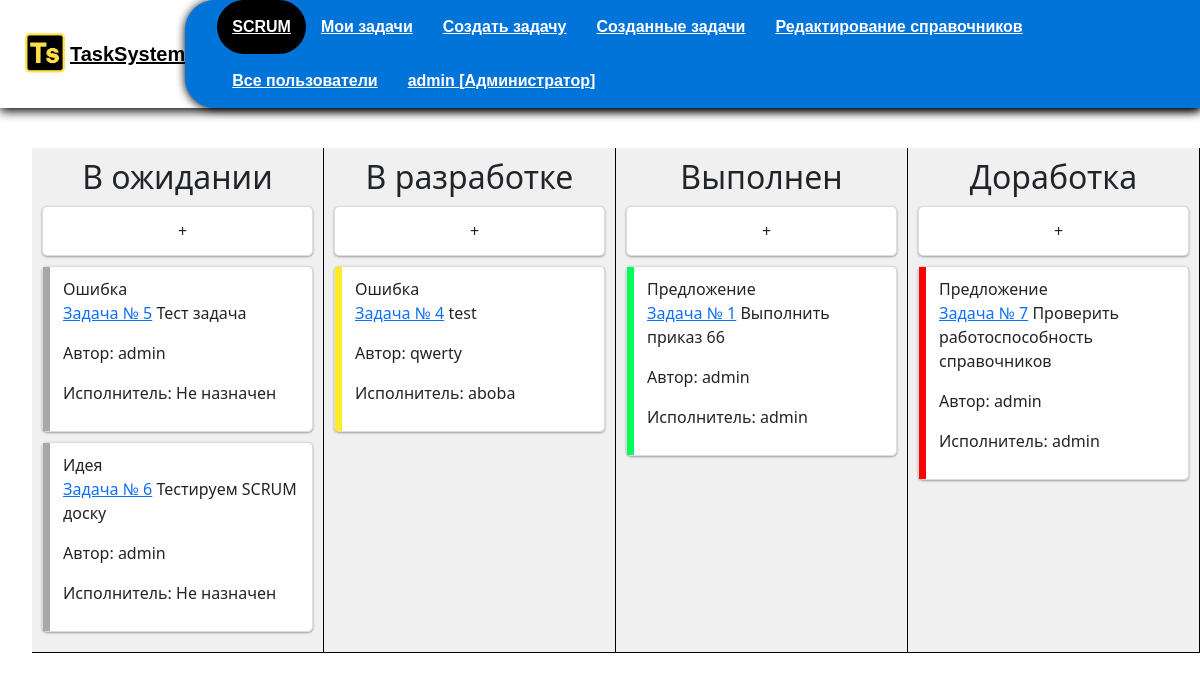
/main (signed in), run on an earlier commit of the app's database.
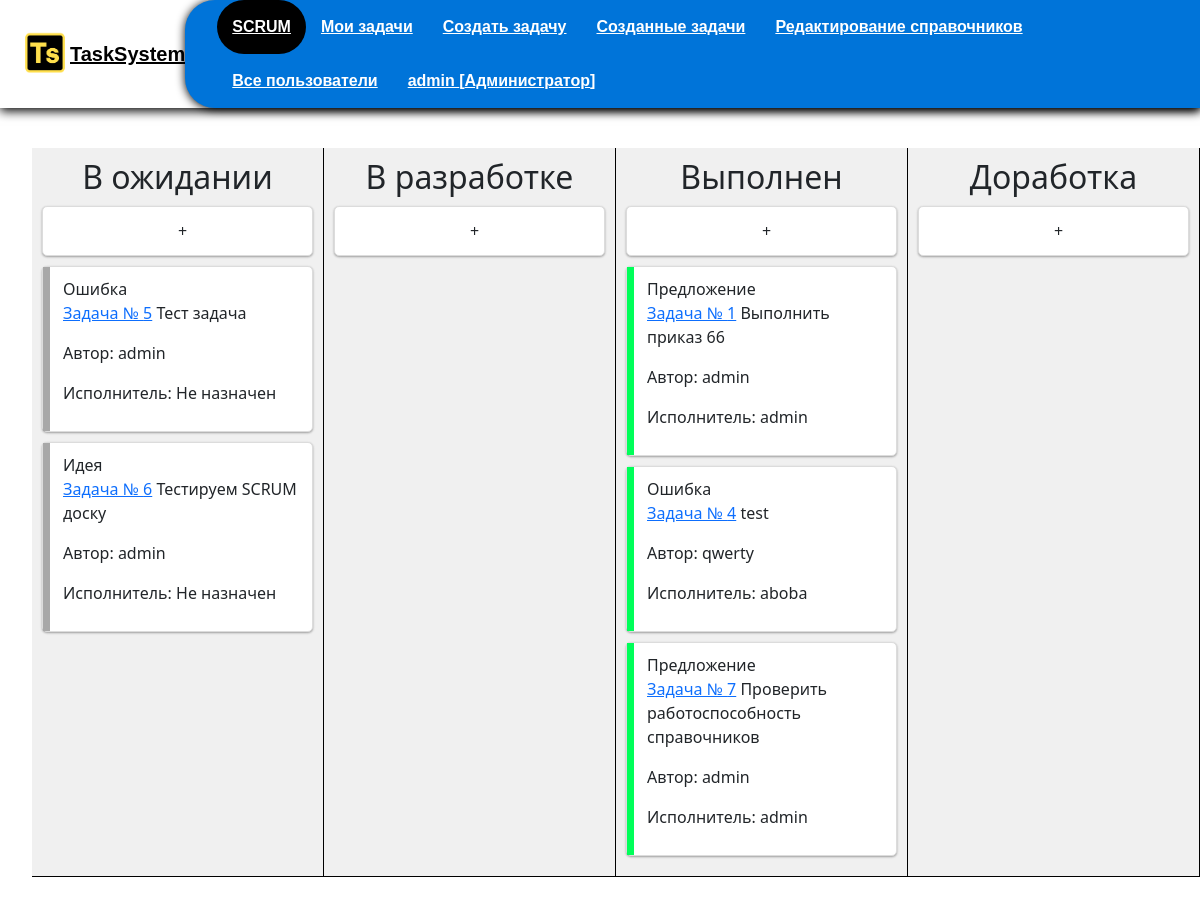
And on a later commit of the database.
### edit_directory/models.py (models this page shows)
class Status(models.Model):
    COLOR_CHOICES = [
        ("GR", "Зеленый"),
        ("RD", "Красный"),
        ("YE", "Желтый"),
        ("DR", "Серый")
    ]
    COLOR_PALETTE = [
        ("#FFFFFF", "white", ),
        ("#000000", "black", ),
    ]
    name = models.CharField(verbose_name="Название статуса", max_length=50, default=None)
    comment_is_active = models.BooleanField(verbose_name="Возможность комментировать", default=False)
    color_status = models.CharField(verbose_name="Цвет статуса", max_length=7, default= "#000000")
    image_status = models.ImageField(verbose_name="Иконка статуса", upload_to='image_status/', default=None, blank=True)
    next_status = models.ManyToManyField('self', blank=True)
    def __str__(self):
        return self.name

class TaskType(models.Model):
    name = models.CharField(max_length=30, verbose_name="Тип заявки")
    def __str__(self):
        return f"{self.name}"

### mainapp/models.py (models this page shows, shortened)
class Task(models.Model):
    author = models.ForeignKey(get_user_model(), on_delete=models.CASCADE, verbose_name="Автор", default=get_user_model(), related_name='authors', blank=True)
    executor = models.ForeignKey(CustomUser, on_delete=models.CASCADE, verbose_name="Исполнитель", default=None, related_name='executors', blank=True, null=True)
    title = models.CharField("Заголовок", max_length=100, default=None)
    description = models.TextField("Описание", max_length=250, default="")
    files = models.FileField(upload_to="files/", verbose_name="Файлы", blank=True, default=None)
    tasktype = models.ForeignKey(TaskType, on_delete=models.DO_NOTHING, verbose_name="Тип заявки", default=None)
    status = models.ForeignKey(Status, on_delete=models.DO_NOTHING, verbose_name="Статус", default="В ожидании")
    created = models.DateTimeField(auto_now_add=True, auto_now=False)
    updated = models.DateTimeField(auto_now_add=False, auto_now=True)

### authapp/models.py (models this page shows)
class CustomUser(AbstractUser):
    LastAuthDate = models.DateTimeField(auto_now=True)
    is_active = models.BooleanField(verbose_name="Пользователь активирован", default=False)

### mainapp/views.py (the view)
# urls.py: path('main', mainapp.main, name ='main'),
@login_required
def main(request):
    CustomUser.objects.filter(pk=request.user.pk).update(LastAuthDate=now())
    tasks = Task.objects.all()
    statuses = Status.objects.all()
    todo = Task.objects.filter(status=1)
    in_progress = Task.objects.filter(status=2)
    done = Task.objects.filter(status=3)
    rework = Task.objects.filter(status=4)
    try:
        right = Right.objects.get(user_id=request.user)
    except:
        right = None
    return render(request, 'mainapp/main.html', context={
        "title": "Главное меню",
        "tasks": tasks,
        "right":right,
        "todo": todo,
        "in_progress": in_progress,
        "done": done,
        "rework":rework,
        "statuses": statuses
    })

### mainapp/templates/mainapp/main.html (shortened to what this page needs)
{% load static %}
{% include 'mainapp/includes/menu_inc.html'%}
<br>
<div class='page_style'>
    {% block content %}
    <div class="scrum-board" >
    {% for status in statuses %}
      <div class="scrum-column" data-status="{{status.id}}" >
        <h2>{{status}}</h2>
        <ul class="scrum-list" id="task_list" droppable="true">
          {% if not status.children.exists %}
            <li class="empty-placeholder">+</li>
        {% endif %}
          {% for item in tasks %}
          {%if item.status == status%}
          <li class='task_item task_list' draggable="true" data-task-id="{{item.id}}" style="--status-color: {{status.color_status}};"> {{item.tasktype}}
            <p><a href={%url 'task' item.id %}> Задача № {{item.id}}</a> {{ item.title }}</p>
            <p>Автор: {{item.author}}</p>
            <p>Исполнитель: {% if item.executor == None %} Не назначен {% else %} {{item.executor}} {%endif%}</p>
          </li>
          {%endif%}
          {% endfor %}
        </ul>
      </div>
      {%endfor%}
      {%endblock%}
</body>
</html>

What changed in the data, as far as the page shows it:
changed Status "В разработке": loses Task (tasktype "Ошибка", id "4", title "test", author "qwerty", executor "aboba")
changed Status "Выполнен": gains Task (tasktype "Ошибка", id "4", title "test", author "qwerty", executor "aboba"); gains Task (tasktype "Предложение", id "7", title "Проверить работоспособность справочников", author "admin", executor "admin")
changed Status "Доработка": loses Task (tasktype "Предложение", id "7", title "Проверить работоспособность справочников", author "admin", executor "admin")
